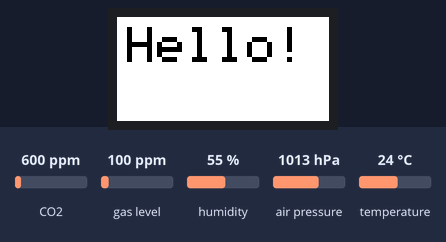
Simulated run of this sketch. Board: Arduino Leonardo, built for the host (arithmetic inside an expression is 32-bit, double 64-bit). Parts: 212×104 colour display. Inputs (shaded band) come from the test bench; at power-on: CO2 600 ppm, gas level 100 ppm, humidity 55 %, air pressure 1013 hPa, temperature 24 °C. What the sketch prints to the serial monitor is not drawn.

Above: at 16.1 s.
At 53.6 s:
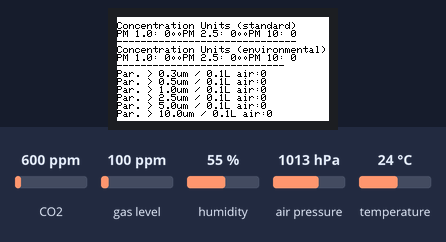
At 118.6 s:
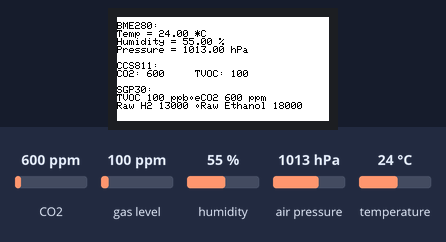

The sketch:

MultiSensor.ino
```cpp
#include <Wire.h>
#include <Adafruit_GFX.h>
#include "Adafruit_CCS811.h"
#include "Adafruit_SGP30.h"
#include "Adafruit_BME280.h"
#include "Adafruit_EPD.h"


// Declare the i2c address for the TCA
#define TCAADDR 0x70

// Define pinout for the eink friend
#define EPD_CS      7
#define EPD_DC      6
#define SRAM_CS     5
#define EPD_RESET   4 // can set to -1 and share with microcontroller Reset!
#define EPD_BUSY    3 // can set to -1 to not use a pin (will wait a fixed delay)

Adafruit_CCS811 ccs;
Adafruit_SGP30 sgp;


Adafruit_BME280 bme; // use I2C interface
Adafruit_Sensor *bme_temp = bme.getTemperatureSensor();
Adafruit_Sensor *bme_pressure = bme.getPressureSensor();
Adafruit_Sensor *bme_humidity = bme.getHumiditySensor();


// Declare eink display
#define COLOR1 EPD_BLACK
#define COLOR2 EPD_RED

Adafruit_IL0373 display(212, 104, EPD_DC, EPD_RESET, EPD_CS, SRAM_CS, EPD_BUSY);
#define FLEXIBLE_213


void tcaselect(uint8_t i) {
  if (i > 7) return;

  Wire.beginTransmission(TCAADDR);
  Wire.write(1 << i);
  Wire.endTransmission();
}

/* return absolute humidity [mg/m^3] with approximation formula
* @param temperature [°C]
* @param humidity [%RH]
*/
uint32_t getAbsoluteHumidity(float temperature, float humidity) {
    // approximation formula from Sensirion SGP30 Driver Integration chapter 3.15
    const float absoluteHumidity = 216.7f * ((humidity / 100.0f) * 6.112f * exp((17.62f * temperature) / (243.12f + temperature)) / (273.15f + temperature)); // [g/m^3]
    const uint32_t absoluteHumidityScaled = static_cast<uint32_t>(1000.0f * absoluteHumidity); // [mg/m^3]
    return absoluteHumidityScaled;
}

void testdrawtext(char *text, uint16_t color) {
  display.setCursor(0, 0);
  display.setTextColor(color);
  display.setTextWrap(true);
  display.print(text);
}

void displayOnMessage() {
  display.setRotation(0);

  // large block of text
  display.clearBuffer();
  display.setTextWrap(true);

  display.setCursor(10, 10);
  display.setTextSize(5);
  display.setTextColor(EPD_BLACK);
  display.print("Hello!");

  display.display();
}


void setup() {
//   while (!Serial);
  delay(1000);


  // init eink display
  Serial.println("Setting up display");
  display.begin();

#if defined(FLEXIBLE_213) || defined(FLEXIBLE_290)
  // The flexible displays have different buffers and invert settings!
  display.setBlackBuffer(1, false);
  display.setColorBuffer(1, false);
#endif

  // large block of text
  displayOnMessage();


  Wire.begin();
  Serial.begin(115200);

  Serial.println("CCS811 and SGP30 integrated");

  // Init Serial1 for PMS5003
  // sensor baud rate is 9600
  Serial1.begin(9600);

  // Initialize CCS811
  tcaselect(0);
  if(!ccs.begin()){
    Serial.println("Failed to start CCS811 sensor! Please check your wiring.");
    while(1);
  }

  // Wait for the sensor to be ready
  while(!ccs.available());

  // Initialize SGP30
  tcaselect(1);
  if (! sgp.begin()){
    Serial.println("Sensor SGP30 not found :(");
    Serial.println("Failed to start SGP30 sensor! Please check your wiring.");
    while (1);
  }
  Serial.print("Found SGP30 serial #");
  Serial.print(sgp.serialnumber[0], HEX);
  Serial.print(sgp.serialnumber[1], HEX);
  Serial.println(sgp.serialnumber[2], HEX);

  // If you have a baseline measurement from before you can assign it to start, to 'self-calibrate'
  //sgp.setIAQBaseline(0x8E68, 0x8F41);  // Will vary for each sensor!

  // Initialize BME280
  tcaselect(2);
  if (!bme.begin()) {
    Serial.println(F("Could not find a valid BME280 sensor, check wiring!"));
    Serial.println("Failed to start SGP30 sensor! Please check your wiring.");
    while (1) delay(10);
  }
  bme_temp->printSensorDetails();
  bme_pressure->printSensorDetails();
  bme_humidity->printSensorDetails();


}

void readCCS811data() {
  tcaselect(0);

  uint16_t current_eCO2, current_TVOC;


  Serial.println("CCS811:  ");
  if(ccs.available()){
    if(!ccs.readData()){
      current_eCO2 = ccs.geteCO2();
      current_TVOC = ccs.getTVOC();
      Serial.print("CO2: ");
      Serial.print(current_eCO2);
      Serial.print("ppm, TVOC: ");
      Serial.println(current_TVOC);
    }
    else{
      Serial.println("ERROR!");
      while(1);
    }
  }
  display.println("CCS811:  ");
  display.print("CO2: ");
  display.print(current_eCO2);
  display.print("     ");
  display.print("TVOC: ");
  display.println(current_TVOC);
  display.println("");
  delay(500);
}

int counter = 0;

void readSGP30data() {
  tcaselect(1);
  // If you have a temperature / humidity sensor, you can set the absolute humidity to enable the humditiy compensation for the air quality signals
  //float temperature = 22.1; // [°C]
  //float humidity = 45.2; // [%RH]
  //sgp.setHumidity(getAbsoluteHumidity(temperature, humidity));

  Serial.print("SGP30:   ");
  if (! sgp.IAQmeasure()) {
    Serial.println("Measurement failed");
    return;
  }

  Serial.print("TVOC "); Serial.print(sgp.TVOC); Serial.print(" ppb\t");
  Serial.print("eCO2 "); Serial.print(sgp.eCO2); Serial.println(" ppm");

  Serial.print("SGP30:   ");
  if (! sgp.IAQmeasureRaw()) {
    Serial.println("Raw Measurement failed");
    return;
  }
  Serial.print("Raw H2 "); Serial.print(sgp.rawH2); Serial.print(" \t");
  Serial.print("Raw Ethanol "); Serial.print(sgp.rawEthanol); Serial.println("");

  delay(1000);


  counter++;
  if (counter == 30) {
    counter = 0;

    uint16_t TVOC_base, eCO2_base;
    if (! sgp.getIAQBaseline(&eCO2_base, &TVOC_base)) {
	  Serial.print("SGP30:   ");
      Serial.println("Failed to get baseline readings");
      return;
    }
	Serial.print("SGP30:   ");
    Serial.print("****Baseline values: eCO2: 0x"); Serial.print(eCO2_base, HEX);
    Serial.print(" & TVOC: 0x"); Serial.println(TVOC_base, HEX);
  }
  display.println("SGP30:   ");
  display.print("TVOC "); display.print(sgp.TVOC); display.print(" ppb\t");
  display.print("eCO2 "); display.print(sgp.eCO2); display.println(" ppm");
  display.print("Raw H2 "); display.print(sgp.rawH2); display.print(" \t");
  display.print("Raw Ethanol "); display.print(sgp.rawEthanol); display.println("");
  display.println();
}

void readBME260data() {
  tcaselect(2);
  sensors_event_t temp_event, pressure_event, humidity_event;
  bme_temp->getEvent(&temp_event);
  bme_pressure->getEvent(&pressure_event);
  bme_humidity->getEvent(&humidity_event);

  Serial.print("BME280:  ");
  Serial.print(F("Temperature = "));
  Serial.print(temp_event.temperature);
  Serial.println(" *C");

  Serial.print("BME280:  ");
  Serial.print(F("Humidity = "));
  Serial.print(humidity_event.relative_humidity);
  Serial.println(" %");

  Serial.print("BME280:  ");
  Serial.print(F("Pressure = "));
  Serial.print(pressure_event.pressure);
  Serial.println(" hPa");


  display.println("BME280:  ");
  display.print(F("Temp = "));
  display.print(temp_event.temperature);
  display.println(" *C");

  display.print(F("Humidity = "));
  display.print(humidity_event.relative_humidity);
  display.println(" %");

  display.print(F("Pressure = "));
  display.print(pressure_event.pressure);
  display.println(" hPa");
  display.println();

  delay(1000);
}

struct pms5003data {
  uint16_t framelen;
  uint16_t pm10_standard, pm25_standard, pm100_standard;
  uint16_t pm10_env, pm25_env, pm100_env;
  uint16_t particles_03um, particles_05um, particles_10um, particles_25um, particles_50um, particles_100um;
  uint16_t unused;
  uint16_t checksum;
};

struct pms5003data data;

boolean readPMSdata(Stream *s) {
  if (! s->available()) {
    return false;
  }

  // Read a byte at a time until we get to the special '0x42' start-byte
  if (s->peek() != 0x42) {
    s->read();
    return false;
  }

  // Now read all 32 bytes
  if (s->available() < 32) {
    return false;
  }

  uint8_t buffer[32];
  uint16_t sum = 0;
  s->readBytes(buffer, 32);

  // get checksum ready
  for (uint8_t i=0; i<30; i++) {
    sum += buffer[i];
  }

  /* debugging
  for (uint8_t i=2; i<32; i++) {
    Serial.print("0x"); Serial.print(buffer[i], HEX); Serial.print(", ");
  }
  Serial.println();
  */

  // The data comes in endian'd, this solves it so it works on all platforms
  uint16_t buffer_u16[15];
  for (uint8_t i=0; i<15; i++) {
    buffer_u16[i] = buffer[2 + i*2 + 1];
    buffer_u16[i] += (buffer[2 + i*2] << 8);
  }

  // put it into a nice struct :)
  memcpy((void *)&data, (void *)buffer_u16, 30);

  if (sum != data.checksum) {
    Serial.println("Checksum failure");
    return false;
  }
  // success!
  return true;
}

void readPMS5003data() {
  if (readPMSdata(&Serial1)) {
    // reading data was successful!
    Serial.println();
    Serial.println("-----------------------------------");
    Serial.println("Concentration Units (standard)");
    Serial.print("PM 1.0: "); Serial.print(data.pm10_standard);
    Serial.print("\t\tPM 2.5: "); Serial.print(data.pm25_standard);
    Serial.print("\t\tPM 10: "); Serial.println(data.pm100_standard);
    Serial.println("---------------------------------------");
    Serial.println("Concentration Units (environmental)");
    Serial.print("PM 1.0: "); Serial.print(data.pm10_env);
    Serial.print("\t\tPM 2.5: "); Serial.print(data.pm25_env);
    Serial.print("\t\tPM 10: "); Serial.println(data.pm100_env);
    Serial.println("---------------------------------------");
    Serial.print("Particles > 0.3um / 0.1L air:"); Serial.println(data.particles_03um);
    Serial.print("Particles > 0.5um / 0.1L air:"); Serial.println(data.particles_05um);
    Serial.print("Particles > 1.0um / 0.1L air:"); Serial.println(data.particles_10um);
    Serial.print("Particles > 2.5um / 0.1L air:"); Serial.println(data.particles_25um);
    Serial.print("Particles > 5.0um / 0.1L air:"); Serial.println(data.particles_50um);
    Serial.print("Particles > 10.0 um / 0.1L air:"); Serial.println(data.particles_100um);
    Serial.println("---------------------------------------");
  } else {
    Serial.println('Skipping PMS5003 reading...');
  }
}

void displayPMS5003data() {
    display.println("Concentration Units (standard)");
    display.print("PM 1.0: "); display.print(data.pm10_standard);
    display.print("\t\tPM 2.5: "); display.print(data.pm25_standard);
    display.print("\t\tPM 10: "); display.println(data.pm100_standard);
    display.println("------------------------------");
    display.println("Concentration Units (environmental)");
    display.print("PM 1.0: "); display.print(data.pm10_env);
    display.print("\t\tPM 2.5: "); display.print(data.pm25_env);
    display.print("\t\tPM 10: "); display.println(data.pm100_env);
    display.println("----------------------------");
    display.print("Par. > 0.3um / 0.1L air:"); display.println(data.particles_03um);
    display.print("Par. > 0.5um / 0.1L air:"); display.println(data.particles_05um);
    display.print("Par. > 1.0um / 0.1L air:"); display.println(data.particles_10um);
    display.print("Par. > 2.5um / 0.1L air:"); display.println(data.particles_25um);
    display.print("Par. > 5.0um / 0.1L air:"); display.println(data.particles_50um);
    display.print("Par. > 10.0um / 0.1L air:"); display.println(data.particles_100um);
    display.println("---------------------------------------");
}

void prepDisplay() {
  display.clearBuffer();
  // large block of text

  display.setCursor(0, 5);
  display.setTextSize(1);
  display.setTextColor(EPD_BLACK);
}

void writeDisplay() {
  display.display();
  delay(5000);
}


void loop() {
  prepDisplay();
  readBME260data();
  readCCS811data();
  readSGP30data();
  writeDisplay();

  prepDisplay();
  readPMS5003data();
  displayPMS5003data();
  writeDisplay();

}
```

Measured:
- what the display in image 0 shows lasts 17.5 s, from 16.1 s to 33.6 s
- what the display in image 1 shows lasts 22.5 s, from 53.6 s to 76.1 s
